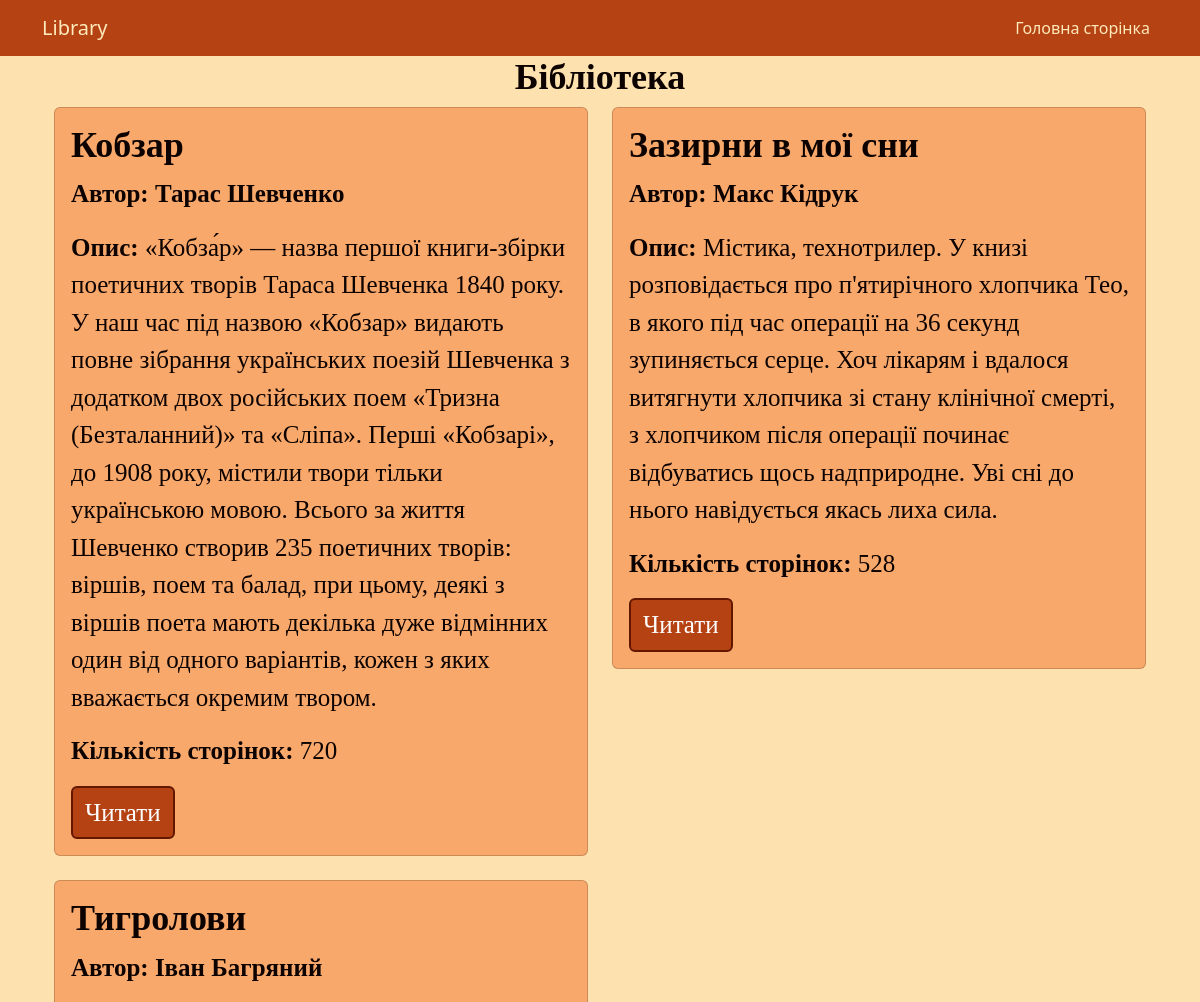
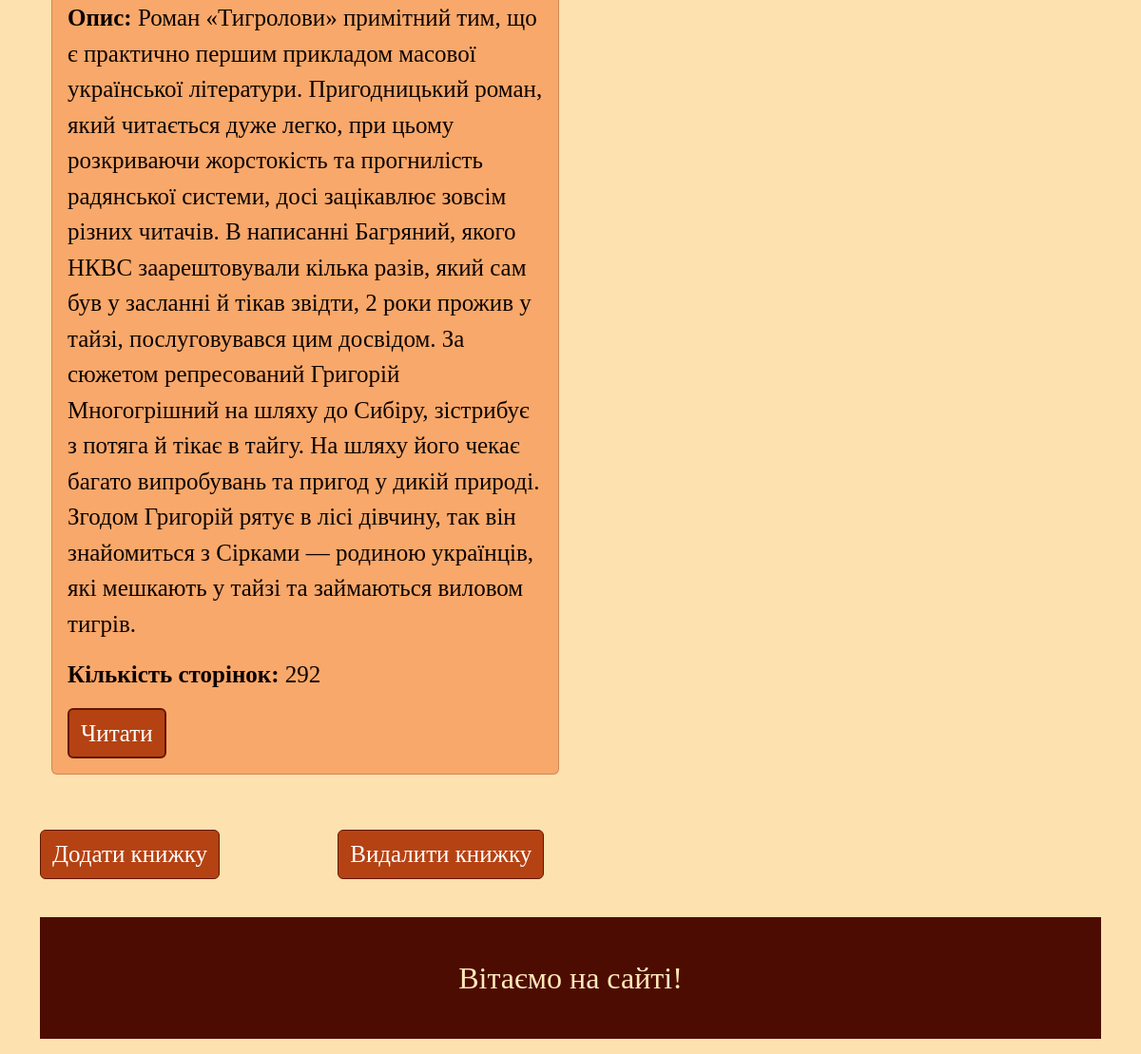
Page /index (signed in) on the committed database (2 pictures, top to bottom).
### database/models.py (models this page shows, shortened)
class Book(Base):
    __tablename__ = 'books'
    id = Column(Integer, primary_key=True)
    title = Column(String)
    author = Column(String)
    description = Column(String)
    num_pages = Column(Integer)

### main.py (the view)
@app.get("/index")
def index(request: Request, username: str = Depends(get_current_user)):
    books = ORM.get_all_books()
    return templates.TemplateResponse("index.html", {"request": request, "books": books})

### templates/index.html
{% extends 'base.html' %}
{% block main %}
<div class="container">
    <div class="row">
        <div class="col">
            <h1 class="text-center" style="color:#0c0200; font-family: Monotype Corsiva; font-size: 36px;"><b>Бібліотека</b></h1>
        </div>
    </div>
    <div class="row">
        {% for book in books %}
        <div class="col-md-6 mb-4">
            <div class="card" style="background-color:#F8A86A; color:#0c0200; font-family: Monotype Corsiva; font-size: 25px;">
                <div class="card-body">
                    <h4 class="card-title" style="font-size: 36px"><b>{{ book.title }}</b></h4>
                    <p class="card-text" style="font-size: 25px"><b>Автор: {{ book.author }}</b></p>
                    <p class="card-text" style="font-size: 25px"><b>Опис:</b> {{ book.description }}</p>
                    <p class="card-text" style="font-size: 25px"><b>Кількість сторінок:</b> {{ book.num_pages }}</p>
                    <a href="/books/{{ book.id }}" class="btn btn-primary" style="background-color:#B54213; border: 2px solid #631700;font-size: 25px">Читати</a>
                </div>
            </div>
        </div>
        {% endfor %}
    </div>
</div>
<br>
<a href="/add_book" class="btn btn-primary" style="background-color: #B54213; color:#ffffff; border-color: #631700; font-size: 25px; margin-top: 10px; font-family: Monotype Corsiva;">Додати книжку</a>
<a href="/delete_book" class="btn btn-primary" style="background-color: #B54213; color:#ffffff; border-color: #631700; font-size: 25px; margin-top: 10px; font-family: Monotype Corsiva; margin-left: 120px;">Видалити книжку</a>
{% endblock main %}

### templates/base.html (shortened to what this page needs)
<!DOCTYPE html>
<html lang="en">
<head>
    <link href="https://cdn.jsdelivr.net/npm/bootstrap@5.3.2/dist/css/bootstrap.min.css" rel="stylesheet">
<body  style="background-color:#fde1ae">
<header style="background-color:#B54213">
    <nav class="navbar navbar-expand-lg navbar-light">
        <div class="container">
            <a class="navbar-brand" style="color:#ffeabb" href="/index">Library</a>
            <div class="collapse navbar-collapse" id="navbarSupportedContent">
                <ul class="navbar-nav ms-auto mb-2 mb-lg-0">
                    <li class="nav-item">
                        <a class="nav-link" style="color:#ffeabb" href="/index">Головна сторінка</a>
                    </li>
                </ul>
            </div>
        </div>
    </nav>
</header>
<div class="container">
    {% block main %}
    {% endblock main%}
</div>
<footer class="footer">
    <div class="container">
        <p class="text-center" style="color:#ffeabb; background-color: #4D0C02; margin-top: 40px; padding: 40px; font-family: Monotype Corsiva; font-size: 32px;">Вітаємо на сайті!</p>
    </div>
</footer>
</body>
</html>

### rows in the picture
Book: title "Кобзар", author "Тарас Шевченко", description "«Кобза́р» — назва першої книги-збірки поетичних творів Тараса Шевченка 1840 року. У наш час під назвою «Кобзар» видають повне зібрання українських поезій Шевченка з додатком двох російських поем «Тризна (Безталанний)» та «Сліпа». Перші «Кобзарі», до 1908 року, містили твори тільки українською мовою. Всього за життя Шевченко створив 235 поетичних творів: віршів, поем та балад, при цьому, деякі з віршів поета мають декілька дуже відмінних один від одного варіантів, кожен з яких вважається окремим твором.", num_pages "720"
Book: title "Зазирни в мої сни", author "Макс Кідрук", description "Містика, технотрилер. У книзі розповідається про п'ятирічного хлопчика Тео, в якого під час операції на 36 секунд зупиняється серце. Хоч лікарям і вдалося витягнути хлопчика зі стану клінічної смерті, з хлопчиком після операції починає відбуватись щось надприродне. Уві сні до нього навідується якась лиха сила.", num_pages "528"
Book: title "Тигролови", author "Іван Багряний", description "Роман «Тигролови» примітний тим, що є практично першим прикладом масової української літератури. Пригодницький роман, який читається дуже легко, при цьому розкриваючи жорстокість та прогнилість радянської системи, досі зацікавлює зовсім різних читачів. В написанні Багряний, якого НКВС заарештовували кілька разів, який сам був у засланні й тікав звідти, 2 роки прожив у тайзі, послуговувався цим досвідом. За сюжетом репресований Григорій Многогрішний на шляху до Сибіру, зістрибує з потяга й тікає в тайгу. На шляху його чекає багато випробувань та пригод у дикій природі. Згодом Григорій рятує в лісі дівчину, так він знайомиться з Сірками — родиною українців, які мешкають у тайзі та займаються…", num_pages "292"
